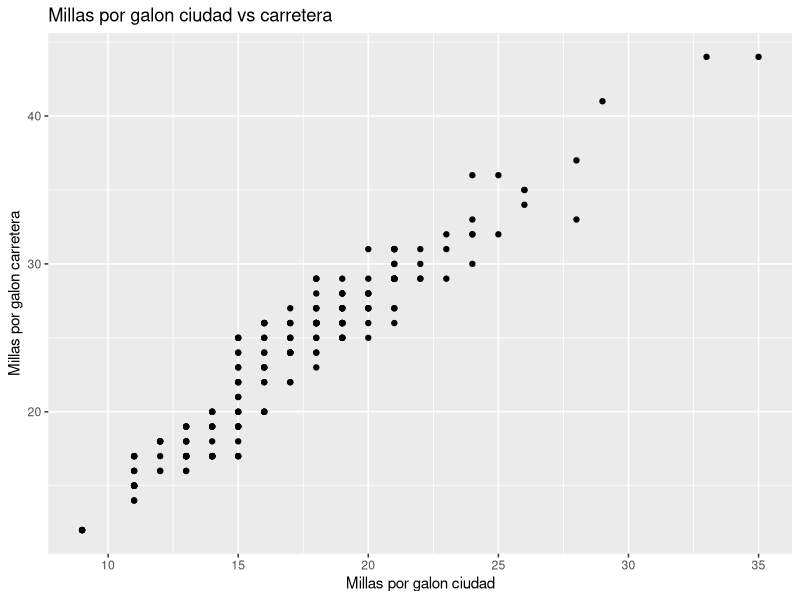
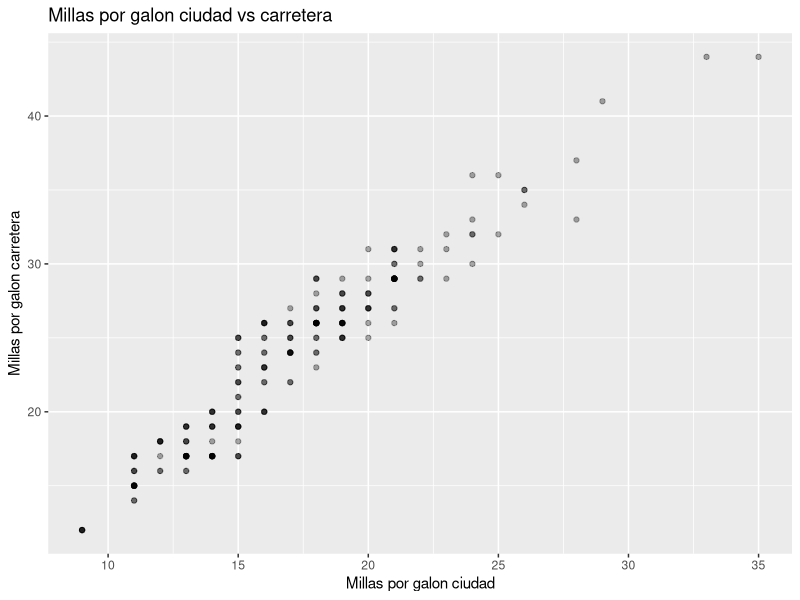
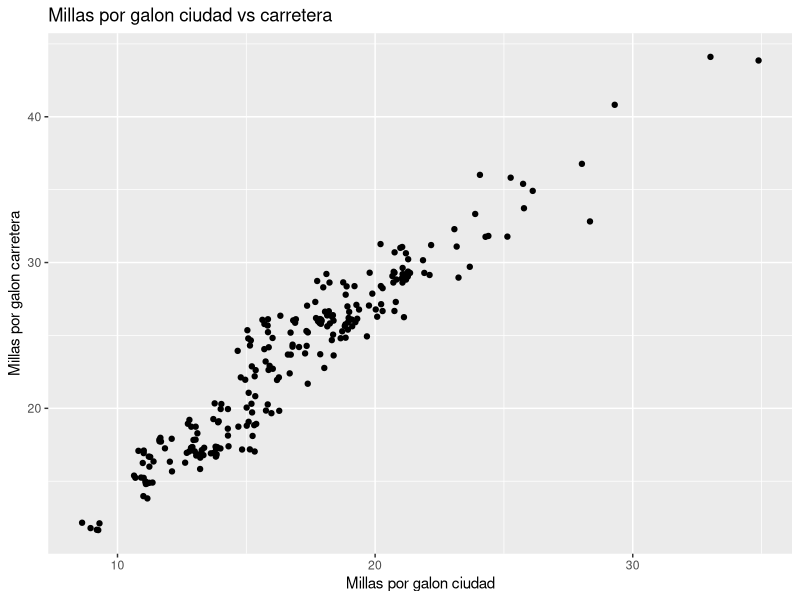
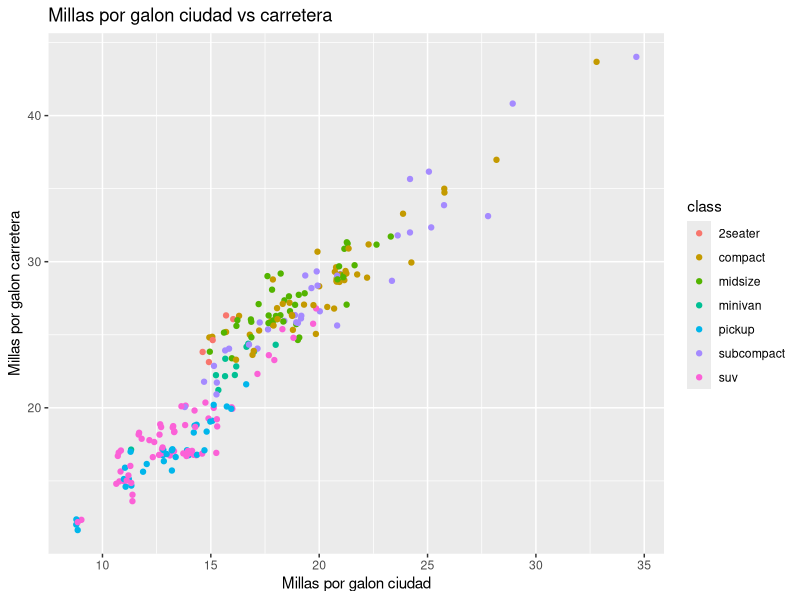
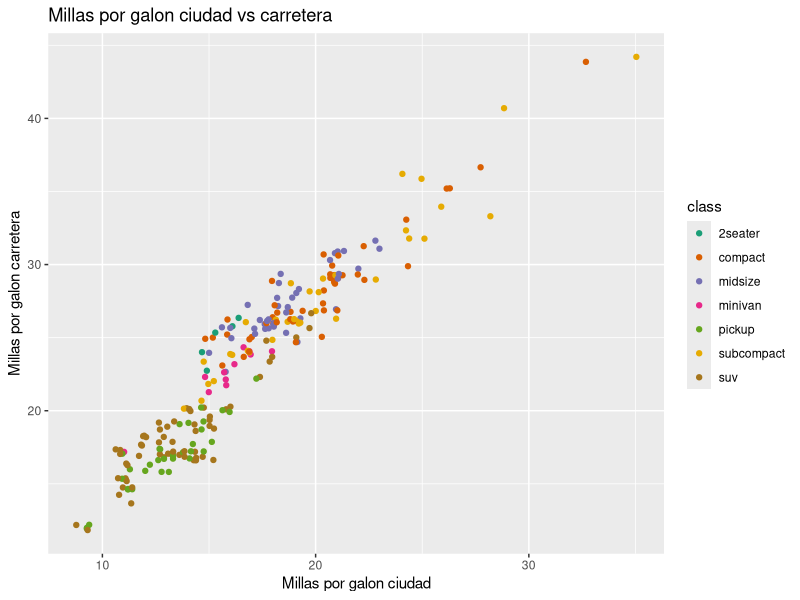
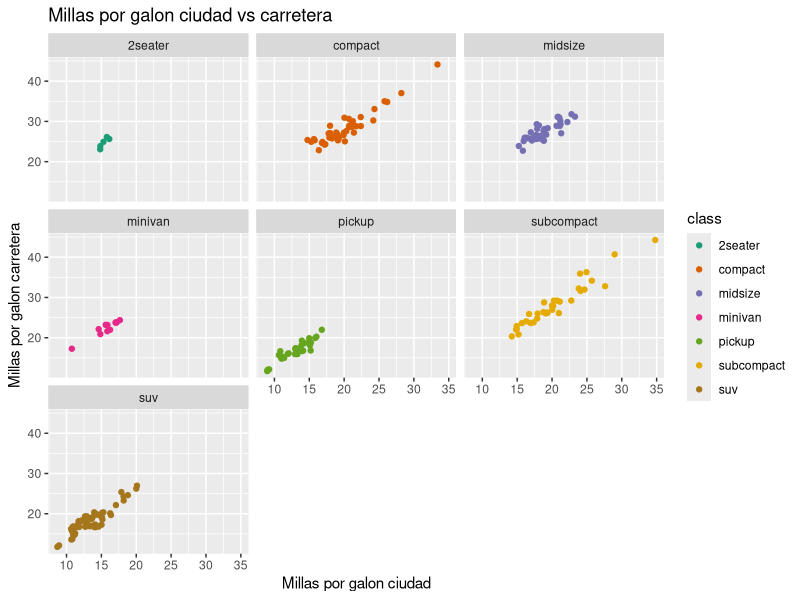

Reproduce these figures in R, in order.
#Emiliano Barone y ??
#Actividad 3



#Ejercicio 1

install.packages("ggplot2")
library("ggplot2")
ggplot(data=mpg, aes(x=cty, y= hwy))+
        labs(x="Millas por galon ciudad",y="Millas por galon carretera", title="Millas por galon ciudad vs carretera")+
  geom_point()
        

#Ejercicio 2

ggplot(data=mpg, aes(x=cty, y= hwy))+
  labs(x="Millas por galon ciudad",y="Millas por galon carretera", title="Millas por galon ciudad vs carretera")+
  geom_point(alpha=1/3)

ggplot(data=mpg, aes(x=cty, y= hwy))+
  labs(x="Millas por galon ciudad",y="Millas por galon carretera", title="Millas por galon ciudad vs carretera")+
  geom_jitter()

# Creemos que es mas adecuado utilizar geom_point con el argumento alpha para eliminar el problema de sobreploteo y obtener una visualizacion mas sencilla para el ojo humano

#Ejercicio 3

ggplot(data=mpg, aes(x=cty, y= hwy, colour=class))+
  labs(x="Millas por galon ciudad",y="Millas por galon carretera", title="Millas por galon ciudad vs carretera")+
  geom_jitter()

ggplot(data=mpg, aes(x=cty, y= hwy, colour=class))+
  labs(x="Millas por galon ciudad",y="Millas por galon carretera", title="Millas por galon ciudad vs carretera")+
  geom_jitter()+
  scale_color_brewer(palette = "Dark2")

ggplot(data=mpg, aes(x=cty, y= hwy, colour=class))+
  labs(x="Millas por galon ciudad",y="Millas por galon carretera", title="Millas por galon ciudad vs carretera")+
  geom_jitter()+
  scale_color_brewer(palette = "Dark2")+
  facet_wrap("class")




